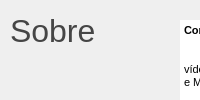
          <widget class="QWidget" name="page_3">
           <layout class="QVBoxLayout" name="verticalLayout_4">
            <property name="spacing">
             <number>0</number>
            </property>
            <property name="leftMargin">
             <number>0</number>
            </property>
            <property name="topMargin">
             <number>0</number>
            </property>
            <property name="rightMargin">
             <number>0</number>
            </property>
            <property name="bottomMargin">
             <number>0</number>
            </property>
            <item>
             <widget class="QFrame" name="frame_top_page_3">
              <property name="minimumSize">
               <size>
                <width>0</width>
                <height>100</height>
               </size>
              </property>
              <property name="maximumSize">
               <size>
                <width>16777215</width>
                <height>150</height>
               </size>
              </property>
              <property name="frameShape">
               <enum>QFrame::NoFrame</enum>
              </property>
              <property name="frameShadow">
               <enum>QFrame::Raised</enum>
              </property>
              <widget class="QLabel" name="label_about">
               <property name="geometry">
                <rect>
                 <x>10</x>
                 <y>10</y>
                 <width>101</width>
                 <height>41</height>
                </rect>
               </property>
               <property name="font">
                <font>
                 <family>Segoe UI</family>
                 <pointsize>24</pointsize>
                </font>
               </property>
               <property name="styleSheet">
                <string notr="true">color: rgb(69, 69, 69);</string>
               </property>
               <property name="text">
                <string>Sobre</string>
               </property>
              </widget>
              <widget class="QTextEdit" name="textEdit">
               <property name="geometry">
                <rect>
                 <x>180</x>
                 <y>20</y>
                 <width>331</width>
                 <height>121</height>
                </rect>
               </property>
               <property name="styleSheet">
                <string notr="true">QTextEdit{
	border: 0px solid;
}</string>
               </property>
               <property name="frameShape">
                <enum>QFrame::NoFrame</enum>
               </property>
               <property name="html">
                <string>&lt;!DOCTYPE HTML PUBLIC &quot;-//W3C//DTD HTML 4.0//EN&quot; &quot;http://www.w3.org/TR/REC-html40/strict.dtd&quot;&gt;
&lt;html&gt;&lt;head&gt;&lt;meta name=&quot;qrichtext&quot; content=&quot;1&quot; /&gt;&lt;style type=&quot;text/css&quot;&gt;
p, li { white-space: pre-wrap; }
&lt;/style&gt;&lt;/head&gt;&lt;body style=&quot; font-family:'MS Shell Dlg 2'; font-size:8.25pt; font-weight:400; font-style:normal;&quot;&gt;
&lt;p style=&quot; margin-top:0px; margin-bottom:0px; margin-left:0px; margin-right:0px; -qt-block-indent:0; text-indent:0px;&quot;&gt;&lt;span style=&quot; font-weight:600;&quot;&gt;Conversor &amp;amp; Divisor&lt;/span&gt;&lt;/p&gt;
&lt;p style=&quot;-qt-paragraph-type:empty; margin-top:0px; margin-bottom:0px; margin-left:0px; margin-right:0px; -qt-block-indent:0; text-indent:0px; font-weight:600;&quot;&gt;&lt;br /&gt;&lt;/p&gt;
&lt;p align=&quot;justify&quot; style=&quot; margin-top:0px; margin-bottom:0px; margin-left:0px; margin-right:0px; -qt-block-indent:0; text-indent:0px;&quot;&gt;	Interface Grafica para conversão e divisão de vídeos para inclusão no PJe, utilizando as ferramentas FFMPEG e MP4Box.&lt;/p&gt;&lt;/body&gt;&lt;/html&gt;</string>
               </property>
              </widget>
             </widget>
            </item>
            <item>
             <widget class="QFrame" name="frame_body_page_3">
              <property name="frameShape">
               <enum>QFrame::NoFrame</enum>
              </property>
              <property name="frameShadow">
               <enum>QFrame::Raised</enum>
              </property>
              <widget class="QLabel" name="label_config">
               <property name="geometry">
                <rect>
                 <x>20</x>
                 <y>10</y>
                 <width>251</width>
                 <height>41</height>
                </rect>
               </property>
               <property name="font">
                <font>
                 <family>Segoe UI</family>
                 <pointsize>24</pointsize>
                </font>
               </property>
               <property name="styleSheet">
                <string notr="true">color: rgb(69, 69, 69);</string>
               </property>
               <property name="text">
                <string>Configurações</string>
               </property>
              </widget>
              <widget class="QLabel" name="label_split_size">
               <property name="geometry">
                <rect>
                 <x>40</x>
                 <y>150</y>
                 <width>131</width>
                 <height>31</height>
                </rect>
               </property>
               <property name="font">
                <font>
                 <family>Segoe UI</family>
                 <pointsize>10</pointsize>
                 <weight>75</weight>
                 <bold>true</bold>
                </font>
               </property>
               <property name="styleSheet">
                <string notr="true">color: rgb(69, 69, 69);</string>
               </property>
               <property name="text">
                <string>Dividir em (MB)</string>
               </property>
              </widget>
              <widget class="QSpinBox" name="spinBox_split_size">
               <property name="geometry">
                <rect>
                 <x>180</x>
                 <y>145</y>
                 <width>71</width>
                 <height>40</height>
                </rect>
               </property>
               <property name="font">
                <font>
                 <family>Segoe UI</family>
                 <pointsize>10</pointsize>
                 <weight>75</weight>
                 <bold>true</bold>
                </font>
               </property>
               <property name="styleSheet">
                <string notr="true">QSpinBox {
	color: rgb(69, 69, 69);
	border: 0px solid;
	border-radius: 5px;
	background-position: center;
	background-color: rgb(255, 255,255 );
}

QSpinBox:hover {
	border: 2px solid  rgb(0, 120, 170);
	background-color: rgb(255, 255,255 );
}

QSpinBox:focus {
	color: rgb(69, 69, 69);
	background-color: rgb(255, 255, 255);
}</string>
               </property>
               <property name="maximum">
                <number>1000</number>
               </property>
               <property name="value">
                <number>30</number>
               </property>
              </widget>
              <widget class="QLabel" name="label_config_split">
               <property name="geometry">
                <rect>
                 <x>40</x>
                 <y>60</y>
                 <width>101</width>
                 <height>31</height>
                </rect>
               </property>
               <property name="font">
                <font>
                 <family>Segoe UI</family>
                 <pointsize>10</pointsize>
                 <weight>75</weight>
                 <bold>true</bold>
                </font>
               </property>
               <property name="styleSheet">
                <string notr="true">color: rgb(69, 69, 69);</string>
               </property>
               <property name="text">
                <string>Divisor</string>
               </property>
              </widget>
              <widget class="QLabel" name="label_config_convert">
               <property name="geometry">
                <rect>
                 <x>405</x>
                 <y>60</y>
                 <width>271</width>
                 <height>31</height>
                </rect>
               </property>
               <property name="font">
                <font>
                 <family>Segoe UI</family>
                 <pointsize>10</pointsize>
                 <weight>75</weight>
                 <bold>true</bold>
                </font>
               </property>
               <property name="styleSheet">
                <string notr="true">color: rgb(69, 69, 69);</string>
               </property>
               <property name="text">
                <string>Conversor **modo Compactar</string>
               </property>
              </widget>
              <widget class="QPushButton" name="pushButton_apply_settings">
               <property name="geometry">
                <rect>
                 <x>334</x>
                 <y>370</y>
                 <width>81</width>
                 <height>41</height>
                </rect>
               </property>
               <property name="font">
                <font>
                 <family>Segoe UI</family>
                 <pointsize>10</pointsize>
                 <weight>75</weight>
                 <bold>true</bold>
                </font>
               </property>
               <property name="styleSheet">
                <string notr="true">QPushButton {
	color:  rgb(235, 240, 243);
	border: 0px solid;
	border-radius: 5px;
	background-position: center;
	background-color: rgb(0, 120, 170);
}

QPushButton:hover {
	border: 2px solid  rgb(235, 240, 243);
	background-color: rgb(0, 130,180 );
}

QPushButton:pressed {
	color: rgb(69, 69, 69);
	background-color: rgb(217, 237, 247);
}

QPushButton QToolTip {
	color: #454545;
	background-color: #d9edf7;
	border: 0px solid;
}</string>
               </property>
               <property name="text">
                <string>Aplicar</string>
               </property>
              </widget>
              <widget class="Line" name="line">
               <property name="geometry">
                <rect>
                 <x>365</x>
                 <y>70</y>
                 <width>20</width>
                 <height>271</height>
                </rect>
               </property>
               <property name="orientation">
                <enum>Qt::Vertical</enum>
               </property>
              </widget>
              <widget class="QLabel" name="label_resolution">
               <property name="geometry">
                <rect>
                 <x>405</x>
                 <y>150</y>
                 <width>111</width>
                 <height>31</height>
                </rect>
               </property>
               <property name="font">
                <font>
                 <family>Segoe UI</family>
                 <pointsize>10</pointsize>
                 <weight>75</weight>
                 <bold>true</bold>
                </font>
               </property>
               <property name="styleSheet">
                <string notr="true">color: rgb(69, 69, 69);</string>
               </property>
               <property name="text">
                <string>Resolution</string>
               </property>
              </widget>
              <widget class="QComboBox" name="resolution_settings">
               <property name="geometry">
                <rect>
                 <x>560</x>
                 <y>145</y>
                 <width>121</width>
                 <height>40</height>
                </rect>
               </property>
               <property name="font">
                <font>
                 <family>Segoe UI</family>
                 <pointsize>10</pointsize>
                 <weight>75</weight>
                 <bold>true</bold>
                </font>
               </property>
               <property name="styleSheet">
                <string notr="true">QComboBox {
	color: rgb(69, 69, 69);
	border: 0px solid;
	border-radius: 5px;
	background-position: center;
	background-color: rgb(255, 255,255 );
}

QComboBox:hover {
	border: 2px solid  rgb(0, 120, 170);
	background-color: rgb(255, 255,255 );
}

QComboBox:focus {
	color: rgb(69, 69, 69);
	background-color: rgb(255, 255, 255);
}</string>
               </property>
               <item>
                <property name="text">
                 <string>320x240</string>
                </property>
               </item>
               <item>
                <property name="text">
                 <string>640x480</string>
                </property>
               </item>
               <item>
                <property name="text">
                 <string>800x600</string>
                </property>
               </item>
               <item>
                <property name="text">
                 <string>1024x768</string>
                </property>
               </item>
               <item>
                <property name="text">
                 <string>1280x720</string>
                </property>
               </item>
               <item>
                <property name="text">
                 <string>1920x1080</string>
                </property>
               </item>
              </widget>
             </widget>
            </item>
           </layout>
          </widget>
